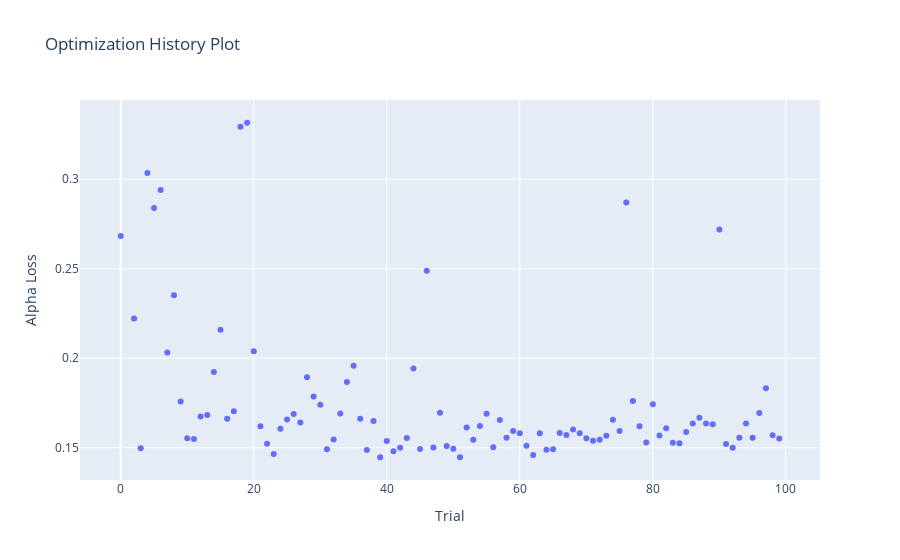
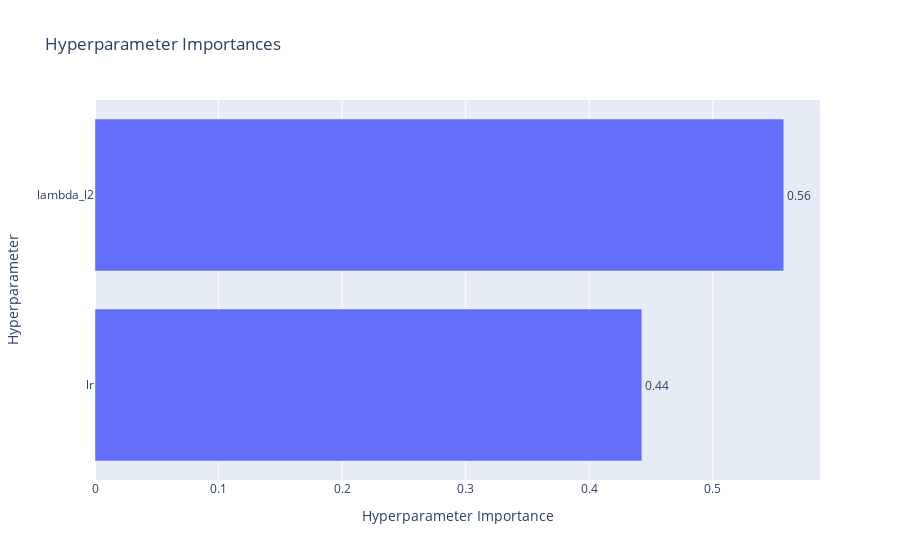
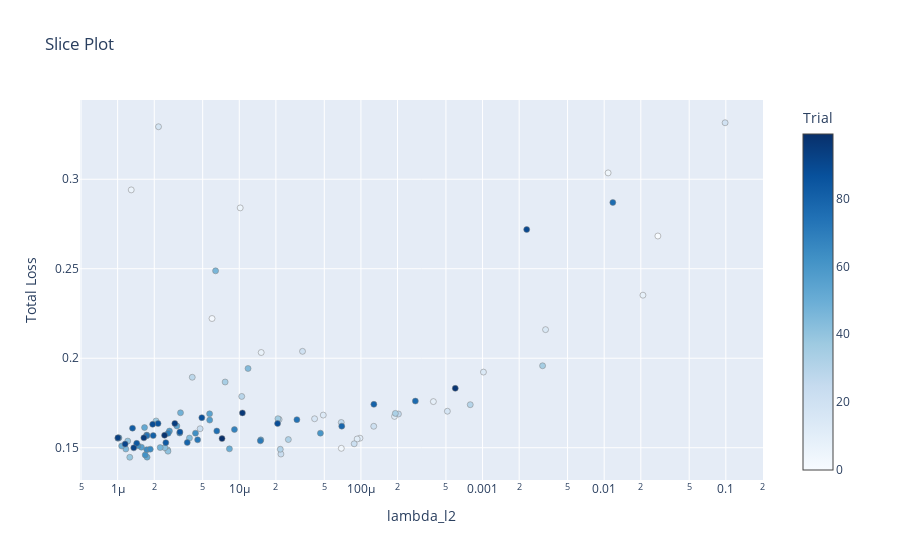
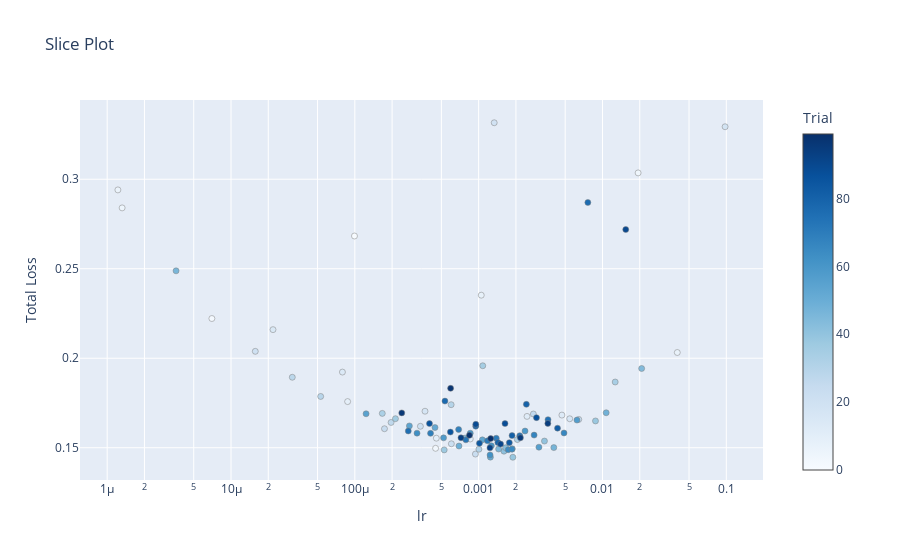

The notebook cell these images were saved under, in order:
### Markdown cell above
# Plot parameters

### Code cell
# # Access the study using the storage path
storage_path = "sqlite:///optuna_study/tune_alpha.db"
study = optuna.load_study(study_name='no-name-b3db059b-57bf-4d87-8d74-0587b504d1f3', storage=storage_path)

best_trial = study.best_trial

print(f"Best lambda_l2: {best_trial.params['lambda_l2']}")
print(f"Best lr: {best_trial.params['lr']}")
print(f"Best value: {best_trial.value}")

# Plot optimization history
fig1 = vis.plot_optimization_history(study, target=lambda t: t.values[0], target_name="Alpha Loss")
fig1.show()

# Plot hyperparameter importances
fig2 = vis.plot_param_importances(study)
fig2.show()

# Plot hyperparameter relationships (example for lambda_l2 vs objective value)
fig3 = vis.plot_slice(study, params=['lambda_l2'], target=lambda t: t.values[0], target_name="Total Loss")
fig3.show()

fig4 = vis.plot_slice(study, params=['lr'], target=lambda t: t.values[0], target_name="Total Loss")
fig4.show()
